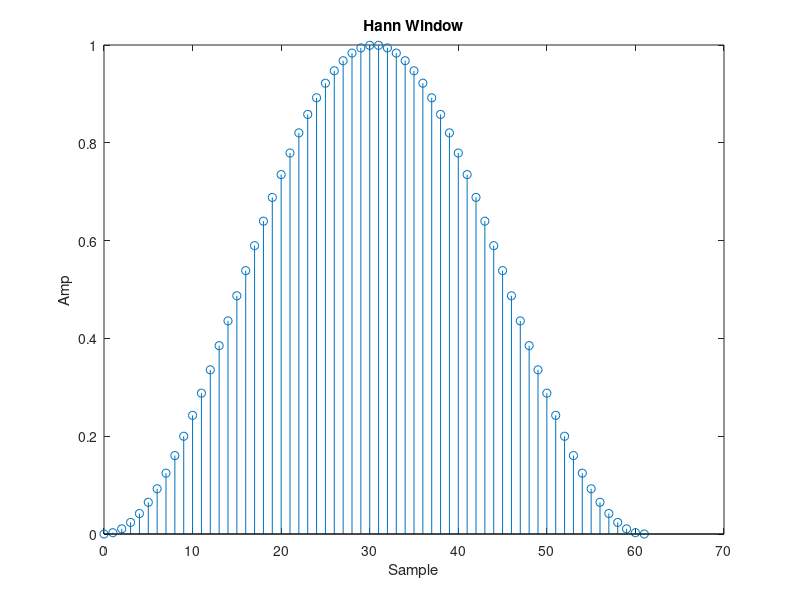
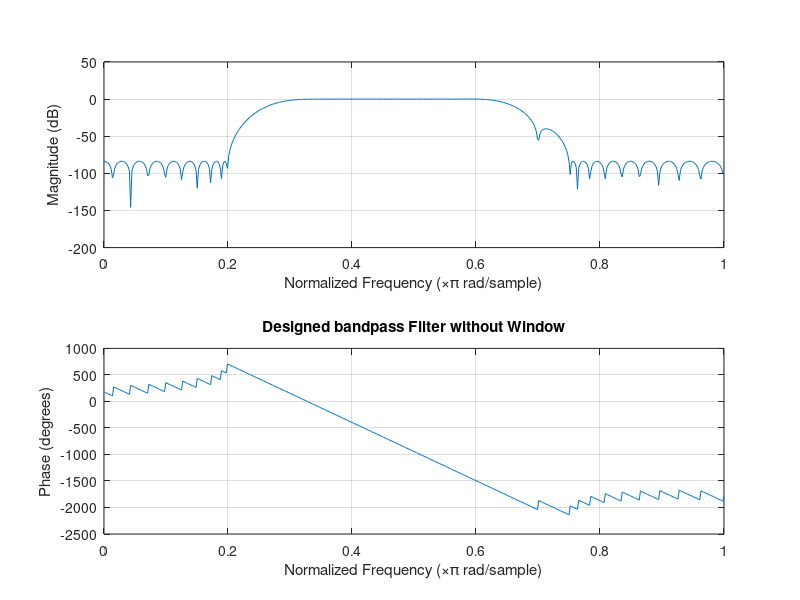
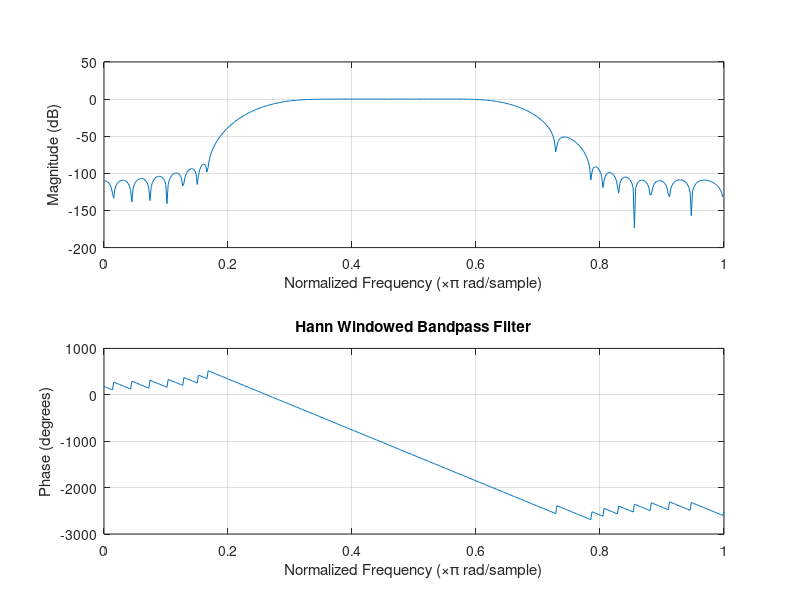
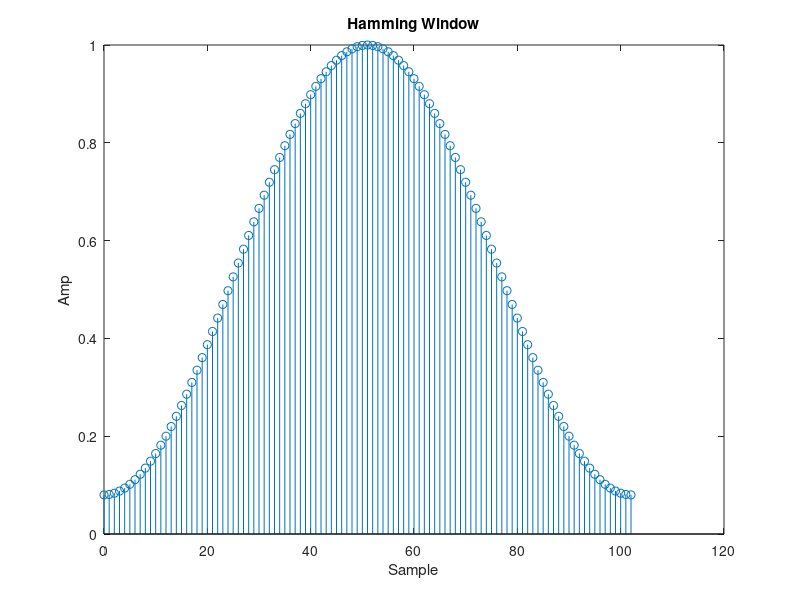

These figures' MATLAB source, in order:
%!-------------------------------------------------------------------------
%! DSP HW10
%!  - Create Hann Bandpass Filter and plot
%!  - Create Hamming Bandstop Filter and plot
%!-------------------------------------------------------------------------

%!--------------------
%! #1
%!--------------------
%! Enviorment
close all; clear;
coeff = load('hw10_1coeff.mat');
L = length(coeff.Num);

%! Windowing
window = hann(L).';
filter = coeff.Num .* window;

% Plot
figure()
stem(0:L-1, window)
title('Hann Window')
ylabel('Amp')
xlabel('Sample')

figure()
freqz(coeff.Num)
title('Designed bandpass Filter without Window')

figure()
freqz(filter)
title('Hann Windowed Bandpass Filter')

%!--------------------
%! #2
%!--------------------
coeff = load('coeff2.mat');

%! Window
L = length(coeff.Num);
window = hamming(L).';
filter = coeff.Num .* window;

% Plot
figure()
stem(0:L-1, window)
title('Hamming Window')
ylabel('Amp')
xlabel('Sample')

figure()
freqz(coeff.Num)
title('Designed Bandstop Filter without Window')

figure()
freqz(filter)
title('Hamming Windowed Bandstop Filter')

